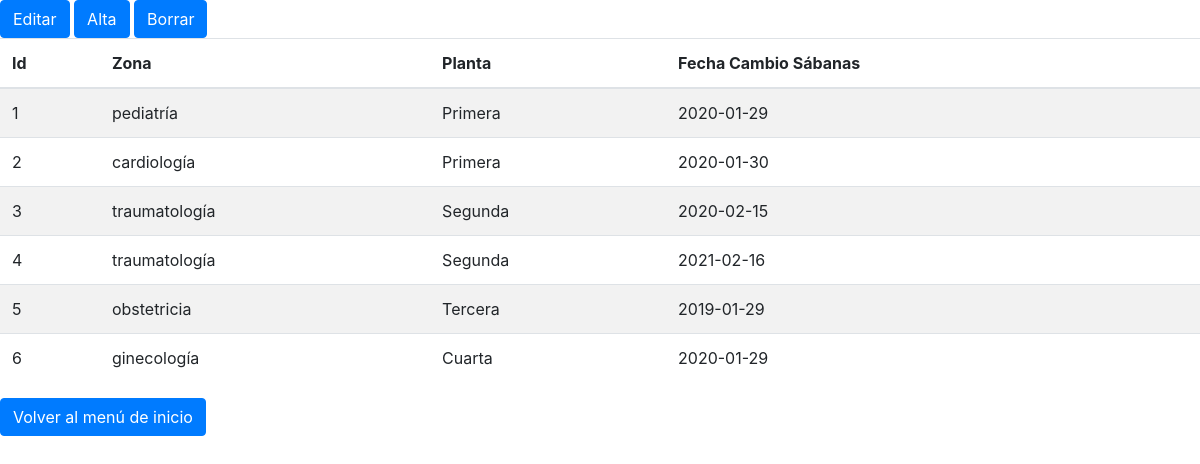
The app's page /select_camas.php with its own data.
### tables this page shows
CREATE TABLE Camas(
        id_cama INT AUTO_INCREMENT,
        zona VARCHAR(50),
        planta VARCHAR(50) NOT NULL,
        fechaCambioSabanas DATE NOT NULL,
        PRIMARY KEY(id_cama)
    );

### select_camas.php (the view, shortened to what this page needs)
<?php include "../templates/header.php"; ?>
<?php
    $config = include 'config_DB.php';
    try {
      $dsn = 'mysql:host=' . $config['db']['host'] . ';dbname=' . $config['db']['name'];
      $conexion = new PDO($dsn, $config['db']['user'], $config['db']['pass'], $config['db']['options']);
      $camasResultado = $conexion->query("SELECT * FROM Camas");
      echo '<a class="btn btn-primary" href="../templates/index_update_camas.php">Editar</a>
            <a class="btn btn-primary" href="../templates/index_insert_cama.php">Alta</a>
            <a class="btn btn-primary" href="../templates/index_delete_cama.php">Borrar</a>';
      echo '<table class="table table-striped custom-table display" id="tabla">
              <thead>
                <tr>
                  <th scope="col">Id</th>
                  <th scope="col">Zona</th>
                  <th scope="col">Planta</th>
                  <th scope="col">Fecha Cambio Sábanas</th>
                </tr>
              </thead>
              <tbody>';
      while ($row = $camasResultado->fetch()) {
        echo '<tr scope="row">';
        echo '<td>'.$row['id_cama'].'</td>';
        echo '<td>'.$row['zona'].'</td>';
        echo '<td>'.$row['planta'].'</td>';
        echo '<td>'.$row['fechaCambioSabanas'].'</td></tr>';
      }
      echo '</tbody></table>';
    } catch(PDOException $error) {
      echo $error->getMessage();
    }
?>
<form method="post">
  <button type="submit" name="Volver" class="btn btn-primary">Volver al menú de inicio</button>
</form>
<?php include "../templates/footer.php"; ?>

### records on screen
camas: id_cama "1", zona "pediatría", planta "Primera", fechaCambioSabanas "2020-01-29"
camas: id_cama "2", zona "cardiología", planta "Primera", fechaCambioSabanas "2020-01-30"
camas: id_cama "3", zona "traumatología", planta "Segunda", fechaCambioSabanas "2020-02-15"
camas: id_cama "4", zona "traumatología", planta "Segunda", fechaCambioSabanas "2021-02-16"
camas: id_cama "5", zona "obstetricia", planta "Tercera", fechaCambioSabanas "2019-01-29"
camas: id_cama "6", zona "ginecología", planta "Cuarta", fechaCambioSabanas "2020-01-29"
